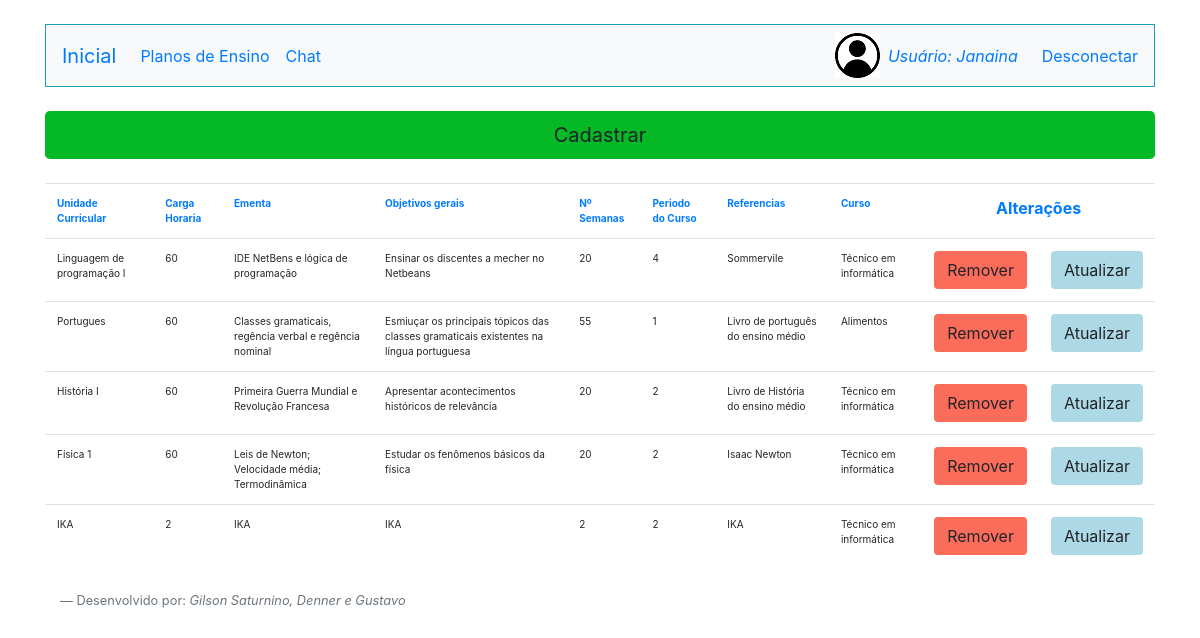
The app's page /ListarDisciplina.php (signed in) with its own data.
### tables this page shows
CREATE TABLE `disciplina` (
  `id_disciplina` int(11) NOT NULL,
  `nome_disciplina` varchar(255) NOT NULL,
  `carga_horaria` int(11) NOT NULL,
  `ementa` varchar(255) NOT NULL,
  `objetivosG` varchar(255) NOT NULL,
  `objetivosE` varchar(255) NOT NULL,
  `numero_semanas` int(11) NOT NULL,
  `periodo_curso` int(11) NOT NULL,
  `referencias` varchar(255) NOT NULL,
  `id_curso` int(11) NOT NULL
);

CREATE TABLE `curso` (
  `id_curso` int(11) NOT NULL,
  `nome_curso` varchar(255) NOT NULL,
  `duracao` varchar(255) NOT NULL,
  `cargahoraria` int(11) NOT NULL,
  `campus` varchar(255) NOT NULL,
  `descricao_curso` varchar(255) NOT NULL,
  `ementa` varchar(255) NOT NULL,
  `coordenador` varchar(255) NOT NULL
);

### ListarDisciplina.php (the view, shortened to what this page needs)
<!doctype html>
<html lang="en">
<head>
    <link rel="stylesheet" href="https://stackpath.bootstrapcdn.com/bootstrap/4.4.1/css/bootstrap.min.css"
>
</head>
<body>
    <div class="container">
        <?php
    require_once("Cabecalho.php");
    require_once("Conexao.php");
    $sql = "select * from disciplina";
    $resultadoSql = mysqli_query($conexao, $sql);
    $vetorUmregistro = mysqli_fetch_assoc($resultadoSql);
    $vetorTodosregistro = array();
    while($vetorUmregistro != null){
         array_push($vetorTodosregistro, $vetorUmregistro);
         $vetorUmregistro = mysqli_fetch_assoc($resultadoSql);
        }
?>
         <a type="submit" class="btn btn-lg btn-block mt-4" style="background-color:#04b826;" href="FormDisc.php" role="button">Cadastrar</a>
        <table class="table mt-4" style="background-color:#FFFFFF;">
            <tr>
                <th class="text-primary text-left" style="font-size: 10px;">Unidade Curricular</th>
                <th class="text-primary text-left" style="font-size: 10px;">Carga Horaria</th>
                <th class="text-primary text-left" style="font-size: 10px;">Ementa</th>
                <th class="text-primary text-left" style="font-size: 10px;">Objetivos gerais</th>
                <th class="text-primary text-left" style="font-size: 10px;">Nº Semanas</th>
                <th class="text-primary text-left" style="font-size: 10px;">Periodo do Curso</th>
                <th class="text-primary text-left" style="font-size: 10px;">Referencias</th>
                <th class="text-primary text-left" style="font-size: 10px;">Curso</th>
                <th colspan="2" class="text-primary text-center">Alterações</th>
            </tr>
            <?php
        foreach ($vetorTodosregistro as $umRegistro){
    ?>
            <tr>
                <td class="text-left" style="font-size: 10px;"><?=$umRegistro["nome_disciplina"];?></td>
                <td class="text-left" style="font-size: 10px;"><?=$umRegistro["carga_horaria"];?></td>
                <td class="text-left" style="font-size: 10px;"><?=$umRegistro["ementa"];?></td>
                <td class="text-left" style="font-size: 10px;"><?=$umRegistro["objetivosG"];?></td>
                <td class="text-left" style="font-size: 10px;"><?=$umRegistro["numero_semanas"];?></td>
                <td class="text-left" style="font-size: 10px;"><?=$umRegistro["periodo_curso"];?></td>
                <td class="text-left" style="font-size: 10px;"><?=$umRegistro["referencias"];?></td>
                <td class="text-left" style="font-size: 10px;">
                    <?php
                    $idC =$umRegistro["id_curso"];
                    $sql = "select nome_curso from curso  where id_curso = $idC";
                    $resultadoSql = mysqli_query($conexao, $sql);
                    $vetorUmregistro = mysqli_fetch_assoc($resultadoSql);
                    echo $vetorUmregistro["nome_curso"];
                ?>
                </td>
                <td>
                    <form action="RemoverDisciplina.php" method="POST">
                        <button type="submit" class="btn" style="background-color:#fc6c5a">Remover</button>
                    </form>
                </td>
                <td>
                    <form action="FormDisc.php" method="POST">
                        <button type="submit" class="btn" style="background-color:#ADD8E6;">Atualizar</button>
                    </form>
                </td>
            </tr>
            <?php
        }
    ?>
        </table>
    <?php require_once("Footer.php");
        ?>
        </div>
</body>
</html>

### Cabecalho.php (style rules this page uses)
body { background-color:#ffffff; }

### records on screen
disciplina: nome_disciplina "Linguagem de programação I", carga_horaria "60", ementa "IDE NetBens e lógica de programação", objetivosG "Ensinar os discentes a mecher no Netbeans", numero_semanas "20", periodo_curso "4", referencias "Sommervile", id_curso.nome_curso "Técnico em informática"
disciplina: nome_disciplina "Portugues", carga_horaria "60", ementa "Classes gramaticais, regência verbal e regência nominal", objetivosG "Esmiuçar os principais tópicos das classes gramaticais existentes na língua portuguesa", numero_semanas "55", periodo_curso "1", referencias "Livro de português do ensino médio", id_curso.nome_curso "Alimentos"
disciplina: nome_disciplina "História I", carga_horaria "60", ementa "Primeira Guerra Mundial e Revolução Francesa", objetivosG "Apresentar acontecimentos históricos de relevância", numero_semanas "20", periodo_curso "2", referencias "Livro de História do ensino médio", id_curso.nome_curso "Técnico em informática"
disciplina: nome_disciplina "Física 1", carga_horaria "60", ementa "Leis de Newton; Velocidade média; Termodinâmica", objetivosG "Estudar os fenômenos básicos da física", numero_semanas "20", periodo_curso "2", referencias "Isaac Newton", id_curso.nome_curso "Técnico em informática"
disciplina: nome_disciplina "IKA", carga_horaria "2", ementa "IKA", objetivosG "IKA", numero_semanas "2", periodo_curso "2", referencias "IKA", id_curso.nome_curso "Técnico em informática"

### other values on screen
$_SESSION["nome"] "Janaina"
